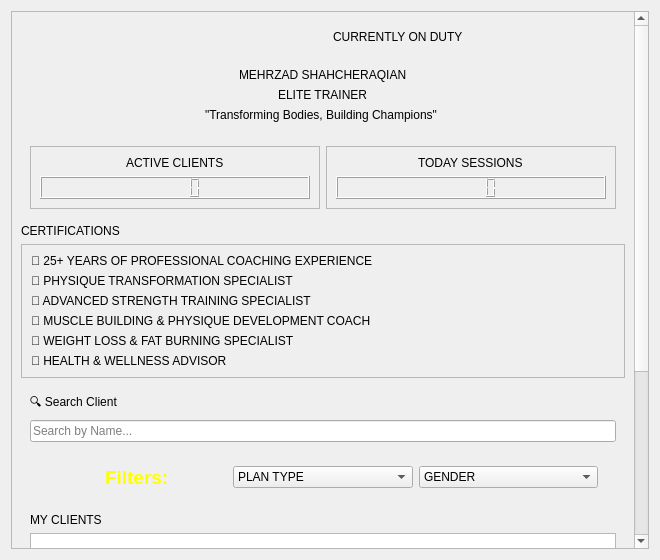
<?xml version="1.0" encoding="UTF-8"?>
<ui version="4.0">
 <class>TrainerDialog2</class>
 <widget class="QDialog" name="TrainerDialog2">
  <property name="geometry">
   <rect>
    <x>0</x>
    <y>0</y>
    <width>660</width>
    <height>560</height>
   </rect>
  </property>
  <property name="minimumSize">
   <size>
    <width>660</width>
    <height>560</height>
   </size>
  </property>
  <property name="windowTitle">
   <string>MEHRZAD PAGE</string>
  </property>
  <property name="windowIcon">
   <iconset>
    <normalon>:/icons/FILES/LOGO.png</normalon>
   </iconset>
  </property>
  <property name="styleSheet">
   <string notr="true">QDialog,
QWidget
{
    background-color: #111111;
    color: white;
    font-family: &quot;Segoe UI&quot;;
}

QScrollArea{
    border:none;
    background:transparent;
}

QScrollArea &gt; QWidget &gt; QWidget{
    background-color:#0F0F0F;
}
QFrame
{
    background-color: #181818;
    border: 1px solid #2e2e2e;
    border-radius: 15px;
}

QLabel
{
    background: transparent;
    border: none;
    color: white;
}

#label_40
{
    min-width: 14px;
    max-width: 14px;
    min-height: 14px;
    max-height: 14px;
    border-radius: 7px;
    background-color: #00d26a;
}

#label_41
{
    color: #00d26a;
    font-size: 11pt;
    font-weight: bold;
}

#label_43
{
    color: #FFD700;
    font-size: 20pt;
    font-weight: bold;
}

#label_44
{
    color: white;
    font-size: 12pt;
    font-weight: bold;
    letter-spacing: 2px;
}

#label_45
{
    color: #9a9a9a;
    font-style: italic;
    font-size: 10pt;
}

#label_42,
#label_46,
#label_47
{
    color: #FFD700;
    font-size: 12pt;
    font-weight: bold;
    padding-left: 4px;
}

#frame_3 QLabel
{
    color: white;
    font-size: 10pt;
    padding: 3px;
}

#frame_6,
#frame_7
{
    background-color: #1a1a1a;
    border: 1px solid #333333;
    border-radius: 15px;
}

#label_48,
#label_49
{
    color: #FFD700;
    font-size: 11pt;
    font-weight: bold;
}

QLCDNumber
{
    background-color: #111111;
    color: #FFD700;
    border: 2px solid #FFD700;
    border-radius: 12px;
}

QLineEdit
{
    background-color: #1a1a1a;
    color: white;
    border: 2px solid #333333;
    border-radius: 10px;
    padding: 8px;
}

QLineEdit:focus
{
    border: 2px solid #FFD700;
}

QListWidget
{
    background-color: #141414;
    border: 1px solid #333333;
    border-radius: 10px;
    color: white;
    outline: none;
}

QListWidget::item
{
    padding: 10px;
    border-bottom: 1px solid #222222;
}

QListWidget::item:hover
{
    background-color: #242424;
}

QListWidget::item:selected
{
    background-color: #FFD700;
    color: black;
}

QScrollBar:vertical
{
    background: #111111;
    width: 10px;
    border: none;
}

QScrollBar::handle:vertical
{
    background: #FFD700;
    border-radius: 5px;
}



QScrollBar::add-line:vertical,
QScrollBar::sub-line:vertical
{
    height: 0px;
}

QScrollBar::add-page:vertical,
QScrollBar::sub-page:vertical
{
    background: transparent;
}
#widget_11
{
    background-color: #181818;
    border: 1px solid #333333;
    border-radius: 15px;
}

#label_35
{
    color: #FFD700;
    font-size: 11pt;
    font-weight: bold;
}

#comboBox_7,
#comboBox_8,
#comboBox_9
{
    background-color: #222222;
    border: 1px solid #444444;
    border-radius: 8px;
    color: white;
    padding: 6px;
}

#comboBox_7:hover,
#comboBox_8:hover,
#comboBox_9:hover
{
    border: 1px solid #FFD700;
}

#comboBox_7::drop-down,
#comboBox_8::drop-down,
#comboBox_9::drop-down
{
    border: none;
}

#comboBox_7 QAbstractItemView,
#comboBox_8 QAbstractItemView,
#comboBox_9 QAbstractItemView
{
    background-color: #222222;
    color: white;
    selection-background-color: #FFD700;
    selection-color: black;
}
</string>
  </property>
  <layout class="QVBoxLayout" name="verticalLayout">
   <item>
    <widget class="QScrollArea" name="scrollArea">
     <property name="sizePolicy">
      <sizepolicy hsizetype="Expanding" vsizetype="Expanding">
       <horstretch>0</horstretch>
       <verstretch>0</verstretch>
      </sizepolicy>
     </property>
     <property name="styleSheet">
      <string notr="true"/>
     </property>
     <property name="verticalScrollBarPolicy">
      <enum>Qt::ScrollBarAlwaysOn</enum>
     </property>
     <property name="horizontalScrollBarPolicy">
      <enum>Qt::ScrollBarAlwaysOff</enum>
     </property>
     <property name="widgetResizable">
      <bool>true</bool>
     </property>
     <widget class="QWidget" name="scrollAreaWidgetContents_2">
      <property name="geometry">
       <rect>
        <x>0</x>
        <y>0</y>
        <width>630</width>
        <height>935</height>
       </rect>
      </property>
      <property name="sizePolicy">
       <sizepolicy hsizetype="Preferred" vsizetype="Preferred">
        <horstretch>0</horstretch>
        <verstretch>0</verstretch>
       </sizepolicy>
      </property>
      <layout class="QVBoxLayout" name="verticalLayout_17">
       <item>
        <widget class="QWidget" name="widget" native="true">
         <layout class="QHBoxLayout" name="horizontalLayout_5">
          <item>
           <widget class="QLabel" name="label_39">
            <property name="text">
             <string/>
            </property>
           </widget>
          </item>
          <item>
           <widget class="QLabel" name="label_40">
            <property name="sizePolicy">
             <sizepolicy hsizetype="Fixed" vsizetype="Preferred">
              <horstretch>0</horstretch>
              <verstretch>0</verstretch>
             </sizepolicy>
            </property>
            <property name="text">
             <string/>
            </property>
           </widget>
          </item>
          <item alignment="Qt::AlignLeft">
           <widget class="QLabel" name="label_41">
            <property name="sizePolicy">
             <sizepolicy hsizetype="Preferred" vsizetype="Preferred">
              <horstretch>0</horstretch>
              <verstretch>0</verstretch>
             </sizepolicy>
            </property>
            <property name="text">
             <string>CURRENTLY ON DUTY</string>
            </property>
           </widget>
          </item>
         </layout>
        </widget>
       </item>
       <item>
        <widget class="QWidget" name="widget_2" native="true">
         <layout class="QVBoxLayout" name="verticalLayout_13">
          <item alignment="Qt::AlignHCenter">
           <widget class="QLabel" name="label_43">
            <property name="text">
             <string>MEHRZAD SHAHCHERAQIAN</string>
            </property>
           </widget>
          </item>
          <item alignment="Qt::AlignHCenter">
           <widget class="QLabel" name="label_44">
            <property name="text">
             <string>ELITE TRAINER</string>
            </property>
           </widget>
          </item>
          <item alignment="Qt::AlignHCenter">
           <widget class="QLabel" name="label_45">
            <property name="text">
             <string>&quot;Transforming Bodies, Building Champions&quot; </string>
            </property>
           </widget>
          </item>
         </layout>
        </widget>
       </item>
       <item>
        <widget class="QWidget" name="widget_3" native="true">
         <layout class="QHBoxLayout" name="horizontalLayout_6">
          <item>
           <widget class="QFrame" name="frame_6">
            <property name="frameShape">
             <enum>QFrame::StyledPanel</enum>
            </property>
            <property name="frameShadow">
             <enum>QFrame::Raised</enum>
            </property>
            <layout class="QVBoxLayout" name="verticalLayout_15">
             <item alignment="Qt::AlignHCenter">
              <widget class="QLabel" name="label_48">
               <property name="text">
                <string>ACTIVE CLIENTS</string>
               </property>
              </widget>
             </item>
             <item>
              <widget class="QLCDNumber" name="lcdNumber_5"/>
             </item>
            </layout>
           </widget>
          </item>
          <item>
           <widget class="QFrame" name="frame_7">
            <property name="frameShape">
             <enum>QFrame::StyledPanel</enum>
            </property>
            <property name="frameShadow">
             <enum>QFrame::Raised</enum>
            </property>
            <layout class="QVBoxLayout" name="verticalLayout_16">
             <item alignment="Qt::AlignHCenter">
              <widget class="QLabel" name="label_49">
               <property name="text">
                <string>TODAY SESSIONS</string>
               </property>
              </widget>
             </item>
             <item>
              <widget class="QLCDNumber" name="lcdNumber_6"/>
             </item>
            </layout>
           </widget>
          </item>
         </layout>
        </widget>
       </item>
       <item>
        <widget class="QLabel" name="label_42">
         <property name="text">
          <string>CERTIFICATIONS</string>
         </property>
        </widget>
       </item>
       <item>
        <widget class="QFrame" name="frame_3">
         <property name="frameShape">
          <enum>QFrame::StyledPanel</enum>
         </property>
         <property name="frameShadow">
          <enum>QFrame::Raised</enum>
         </property>
         <layout class="QVBoxLayout" name="verticalLayout_12">
          <item>
           <widget class="QLabel" name="label_26">
            <property name="text">
             <string>🥇 25+ YEARS OF PROFESSIONAL COACHING EXPERIENCE</string>
            </property>
           </widget>
          </item>
          <item>
           <widget class="QLabel" name="label_34">
            <property name="text">
             <string>🥇 PHYSIQUE TRANSFORMATION SPECIALIST</string>
            </property>
           </widget>
          </item>
          <item>
           <widget class="QLabel" name="label_35">
            <property name="text">
             <string>🥇 ADVANCED STRENGTH TRAINING SPECIALIST</string>
            </property>
           </widget>
          </item>
          <item>
           <widget class="QLabel" name="label_36">
            <property name="text">
             <string>🥇 MUSCLE BUILDING &amp; PHYSIQUE DEVELOPMENT COACH</string>
            </property>
           </widget>
          </item>
          <item>
           <widget class="QLabel" name="label_37">
            <property name="text">
             <string>🥇 WEIGHT LOSS &amp; FAT BURNING SPECIALIST</string>
            </property>
           </widget>
          </item>
          <item>
           <widget class="QLabel" name="label_38">
            <property name="text">
             <string>🥇 HEALTH &amp; WELLNESS ADVISOR</string>
            </property>
           </widget>
          </item>
         </layout>
        </widget>
       </item>
       <item>
        <widget class="QWidget" name="widget_4" native="true">
         <property name="sizePolicy">
          <sizepolicy hsizetype="Preferred" vsizetype="Preferred">
           <horstretch>0</horstretch>
           <verstretch>0</verstretch>
          </sizepolicy>
         </property>
         <layout class="QVBoxLayout" name="verticalLayout_14" stretch="1,1,0,1,5">
          <item>
           <widget class="QLabel" name="label_46">
            <property name="text">
             <string>🔍 Search Client  </string>
            </property>
           </widget>
          </item>
          <item>
           <widget class="QLineEdit" name="lineEdit_3">
            <property name="placeholderText">
             <string>Search by Name... </string>
            </property>
           </widget>
          </item>
          <item>
           <widget class="QWidget" name="widget_5" native="true">
            <layout class="QVBoxLayout" name="verticalLayout_2">
             <item>
              <widget class="QWidget" name="widget_11" native="true">
               <layout class="QHBoxLayout" name="horizontalLayout_16">
                <item alignment="Qt::AlignHCenter">
                 <widget class="QLabel" name="label_50">
                  <property name="text">
                   <string>&lt;html&gt;&lt;head/&gt;&lt;body&gt;&lt;p&gt;&lt;span style=&quot; font-size:14pt; font-weight:600; color:#ffff00;&quot;&gt;Filters:&lt;/span&gt;&lt;/p&gt;&lt;/body&gt;&lt;/html&gt;</string>
                  </property>
                 </widget>
                </item>
                <item>
                 <widget class="QComboBox" name="comboBox_7">
                  <item>
                   <property name="text">
                    <string>PLAN TYPE</string>
                   </property>
                  </item>
                  <item>
                   <property name="text">
                    <string>🥉 BASIC</string>
                   </property>
                  </item>
                  <item>
                   <property name="text">
                    <string>🥈 SILVER</string>
                   </property>
                  </item>
                  <item>
                   <property name="text">
                    <string>🥇 GOLD</string>
                   </property>
                  </item>
                 </widget>
                </item>
                <item>
                 <widget class="QComboBox" name="comboBox_8">
                  <item>
                   <property name="text">
                    <string>GENDER</string>
                   </property>
                  </item>
                  <item>
                   <property name="text">
                    <string>MALE</string>
                   </property>
                  </item>
                  <item>
                   <property name="text">
                    <string>FEMALE</string>
                   </property>
                  </item>
                 </widget>
                </item>
               </layout>
              </widget>
             </item>
            </layout>
           </widget>
          </item>
          <item>
           <widget class="QLabel" name="label_47">
            <property name="sizePolicy">
             <sizepolicy hsizetype="Preferred" vsizetype="Fixed">
              <horstretch>0</horstretch>
              <verstretch>0</verstretch>
             </sizepolicy>
            </property>
            <property name="text">
             <string>MY CLIENTS  </string>
            </property>
           </widget>
          </item>
          <item>
           <widget class="QListWidget" name="listWidget_3">
            <property name="sizePolicy">
             <sizepolicy hsizetype="Expanding" vsizetype="Expanding">
              <horstretch>0</horstretch>
              <verstretch>0</verstretch>
             </sizepolicy>
            </property>
            <property name="minimumSize">
             <size>
              <width>0</width>
              <height>250</height>
             </size>
            </property>
           </widget>
          </item>
         </layout>
        </widget>
       </item>
      </layout>
     </widget>
    </widget>
   </item>
  </layout>
 </widget>
 <resources/>
 <connections/>
</ui>
